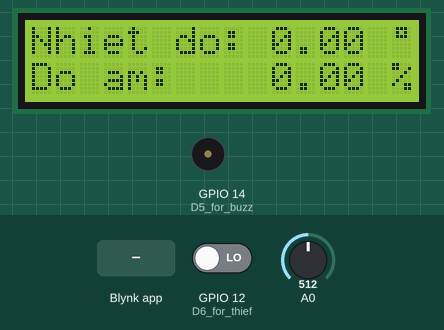
The sketch below on a simulated ESP8266 (NodeMCU). Shown: 16×2 character LCD, buzzer (waves = sounding). Inputs (shaded band) come from the test bench; at power-on: A0 = 512, GPIO 12 (D6_for_thief) LOW. WiFi joins after 1.5 s; servers stay silent unless stated; what the sketch prints to the serial monitor is not drawn.

Above: at 3.1 s.
3.2 s: A0 set to 808
4.7 s: A0 set to 833
7.8 s: Blynk app writes 1 to V5
At 8.73 s:
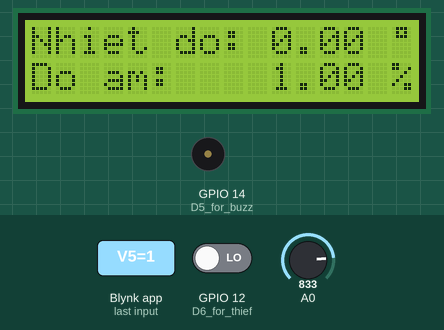
10.4 s: Blynk app writes 1 to V6
At 11.9 s:
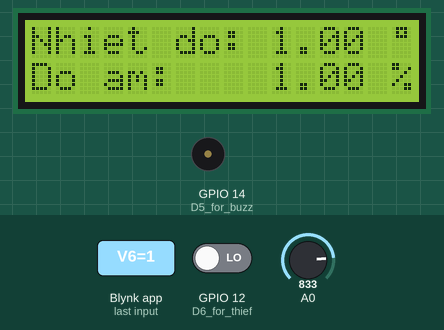
13.0 s: A0 set to 716
At 13.11 s:
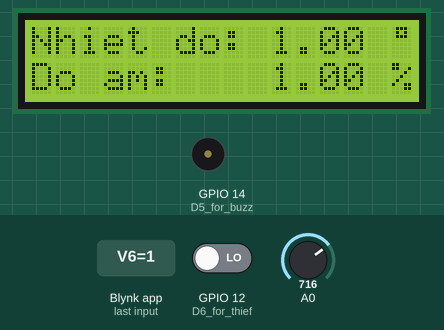
14.8 s: A0 set to 900
Timing chart, 0 to 17.8 s (numbered marks = the images above; inputs shaded):
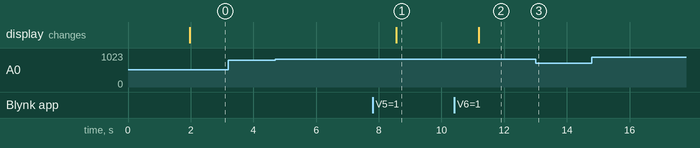

Measured:
- after the input at 3.2 s, every drawn part: stays the same
- after the input at 7.8 s, tone on GPIO 14 (D5_for_buzz): stays silent (without the input it goes to 2694 Hz after 2.6 s); the display: changes after 0.76 s (image 1)
- after the input at 10.4 s, tone on GPIO 14 (D5_for_buzz): stays silent (without the input it goes to 2499 Hz after 2.6 s); the display: changes after 0.79 s (image 2)
- after the input at 13.0 s, tone on GPIO 14 (D5_for_buzz): stays silent (without the input it goes to 2808 Hz after 1.8 s)

The sketch:

esp3.ino
```cpp
#define BLYNK_PRINT Serial
#include <ESP8266WiFi.h>
#include <BlynkSimpleEsp8266.h>
#include <Wire.h>
#include <LiquidCrystal_I2C.h>

float humidity=0, temperature=0;
int state_gas=0;
int state_thief=0;
LiquidCrystal_I2C lcd(0x27,16,2);
byte degree[8] = {
  0B01110,
  0B01010,
  0B01110,
  0B00000,
  0B00000,
  0B00000,
  0B00000,
  0B00000
};
char auth[] = "qJ0mfD7YdgVtKYL5Y317cC7UUKKQyaff";
char ssid[] = "Duong  Duc";
char pass[] = "13051999";
BlynkTimer timer;

void sendUptime() {
  Blynk.virtualWrite(V2, state_gas);
  Blynk.virtualWrite(V3, state_thief);
}

BLYNK_WRITE(V5) {
  humidity = param.asFloat();
  Serial.print("do am:");
  Serial.println(humidity);
}

BLYNK_WRITE(V6) {
  temperature = param.asFloat();
  Serial.print("nhiet do:");
  Serial.println(temperature);
}

void setup() {
  Serial.begin(9600);
  pinMode(14, OUTPUT);          //D5 for buzz
  pinMode(12, INPUT);           //D6 for thief
  Blynk.begin(auth, ssid, pass, "blynk.en-26.com", 9600);
  timer.setInterval(2000L, sendUptime);
  lcd.begin(16,2);
  lcd.init();
  lcd.backlight();
  lcd.print("Nhiet do: ");
  lcd.setCursor(0,1);
  lcd.print("Do am: ");
  lcd.createChar(1, degree);
  }

void detect_thief() {
  state_thief=0;
  if(digitalRead(12)==HIGH) {
    state_thief=255;
    buzz();
  }
}

void detect_NVS() {
  if(digitalRead(13)==HIGH)
  {
    digitalWrite(15,HIGH);
  }
}

void mq6() {
  float sensorValue = analogRead(A0);
  float sensorVoltage = sensorValue/1024*5.0;

  Serial.print("sensor voltage = ");
  Serial.print(sensorVoltage);
  Serial.println(" V");
  state_gas=0;
  if(sensorVoltage>4.0) {
    state_gas=255;
    buzz();
    Blynk.notify("Hey, Blynkers! GASS!");
  }
  delay(500);
}

void buzz() {
  float sinVal;
  int toneVal;
  for(int x=0; x<180; x++){
    // convert degrees to radians then obtain value
    sinVal = (sin(x*(3.1412/180)));
    // generate a frequency from the sin value
    toneVal = 2000+(int(sinVal*1000));
    tone(14, toneVal);
    delay(2);
    }
  noTone(14);
}

void showTH() {
  lcd.setCursor(10,0);
  lcd.print(round(temperature));
  lcd.print(" ");
  lcd.write(1);
  lcd.print("C");
  lcd.setCursor(10,1);
  lcd.print(round(humidity));
  lcd.print(" %");
}

void loop() {
  Blynk.run();
  timer.run();
  showTH();
  mq6();
  detect_thief();
}
```
